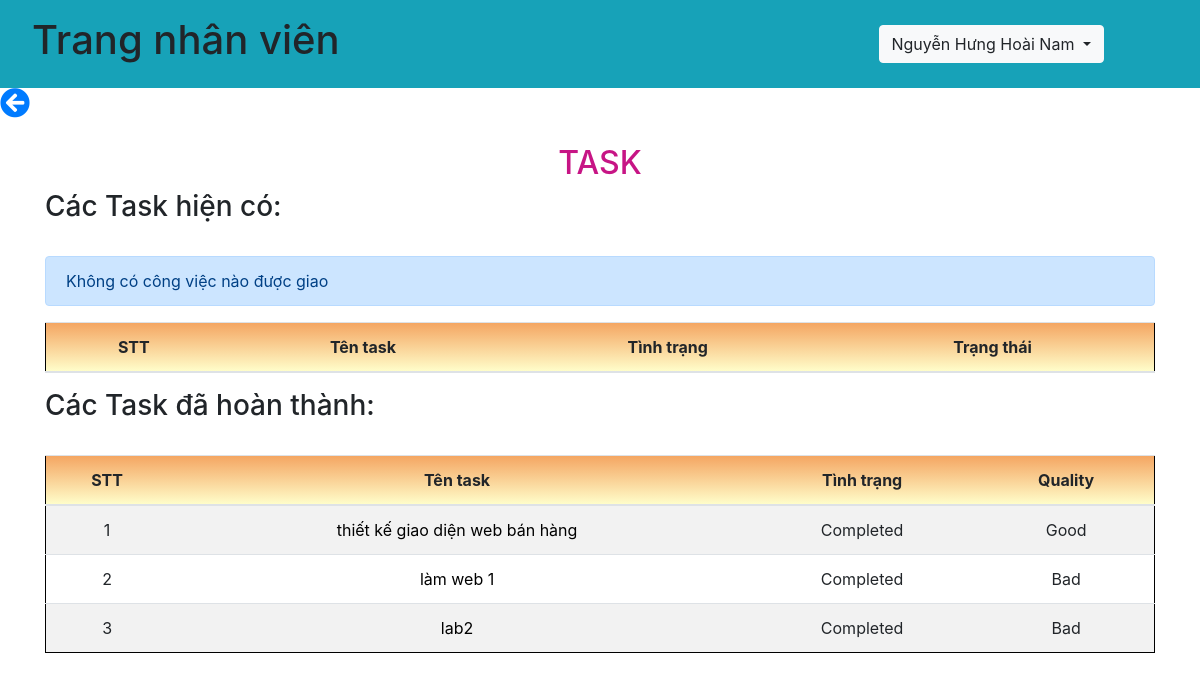
The page /api/taskNV.php (signed in) on the database its author committed.
### tables this page shows
CREATE TABLE `nhanvien` (
  `id` int(11) NOT NULL,
  `name` varchar(100) NOT NULL,
  `username` varchar(50) NOT NULL,
  `password` varchar(100) NOT NULL,
  `maPB` varchar(50) NOT NULL,
  `chucvu` varchar(100) NOT NULL,
  `image` varchar(50) NOT NULL,
  `tongngaynghi` int(11) NOT NULL,
  `duocnghi` int(11) NOT NULL,
  `status` int(11) NOT NULL,
  `cmnd` varchar(20) NOT NULL,
  `email` varchar(50) NOT NULL,
  `sdt` int(11) NOT NULL,
  `diachi` varchar(100) NOT NULL
);

CREATE TABLE `task` (
  `id` int(11) NOT NULL,
  `tenTask` varchar(100) NOT NULL,
  `descTask` varchar(100) NOT NULL,
  `nhanvien` varchar(100) NOT NULL,
  `maPB` varchar(50) NOT NULL,
  `deadline` date NOT NULL,
  `fileTask` varchar(100) NOT NULL,
  `status` varchar(100) NOT NULL,
  `quality` varchar(100) NOT NULL
);

### db.php (called while the page is built, shortened)
<?php
    function open_database(){
        $conn = mysqli_connect(host, username, password, db);
        return $conn;
    }
    function get_info_nhanvien($username){
        $conn = open_database();
        $sql = "SELECT * FROM nhanvien WHERE username = ?";
        $stmt = $conn->prepare($sql);
        $stmt->bind_param("s", $username);
        if(!$stmt->execute()){
            return array('code' => 1, 'message' =>'Cannot execute query');
        }
        $result = $stmt->get_result();
        $data = $result->fetch_assoc();
        return array('code' => 0, 'message' =>'', 'data' => $data);
    }
    function check_truong_phong($name, $maPB){
        $conn = open_database();
        $chucvu = "trưởng phòng";
        $sql = "select * from nhanvien where name = ? and maPB = ? and chucvu = ?";
        $stmt = $conn->prepare($sql);
        $stmt->bind_param('sss', $name, $maPB, $chucvu);
        if(!$stmt->execute()){
            return array('code'=>1, 'message'=>'cannot execute command');
        }
        $result = $stmt->get_result();
        if($result->num_rows == 0){
            return false;
        }
        return true;
    }
    function get_task_by_nhan_vien($name, $maPB){
        $conn = open_database();
        $sql = "select * from task where nhanvien = ? and maPB = ? and status !='Completed'";
        $stmt = $conn->prepare($sql);
        $stmt->bind_param('ss', $name, $maPB);
        if(!$stmt->execute()){
            return array('code'=>1, 'message'=>'cannot execute message');
        }
        $result = $stmt->get_result();
        if($result->num_rows == 0){
            return array('code'=>2, 'message'=>'Không có công việc nào được giao');
        }
        return array('code'=>0, 'message'=>'', 'data'=>$data);
    }
    function get_task_completed_by_nhanvien($name, $maPB, $status){
        $conn = open_database();
        $sql = "select * from task where nhanvien = ? and maPB = ? and status = ?";
        $stmt = $conn->prepare($sql);
        $stmt->bind_param('sss', $name, $maPB, $status);
        if(!$stmt->execute()){
            return array('code'=>1, 'message'=>'cannot execute message');
        }
        $result = $stmt->get_result();
        while ($row = $result->fetch_assoc()){
            $data[] = $row;
        }
        return array('code'=>0, 'message'=>'', 'data'=>$data);
    }
?>

### api/taskNV.php (the view, shortened to what this page needs)
<?php
    require_once('../db.php');
    $username = $_SESSION["username"];
    $result = get_info_nhanvien($username);
    if($result['code'] == 0){
        $data = $result['data'];
    }
?>
<!DOCTYPE html>
<html lang="en">
<head>
    <link rel="stylesheet" href="https://maxcdn.bootstrapcdn.com/bootstrap/4.5.2/css/bootstrap.min.css">
    <link rel="stylesheet" href="https://use.fontawesome.com/releases/v5.15.4/css/all.css">
</head>
<body>
    <nav class="navbar navbar-expand-sm bg-info justify-content-between">
        <div class="nav-item">
            <h1 class="nav-link">Trang nhân viên</h1>
        </div>
        <div class="nav-item">
            <div class="dropdown">
                <button type="button" class="btn btn-light dropdown-toggle" data-toggle="dropdown">
                    <?= $data['name'] ?>
                </button>
            </div>
        </div>
    </nav>
    <?php
    if(check_truong_phong($data['name'], $data['maPB']) == false){
        $nameOfNv = $data['name'];
        $maPBOfNv = $data['maPB'];
        ?>
        <a style="text-decoreation: none;" href="../admin.php"><i class="fas fa-arrow-circle-left"></i></a>
        <div class="container">
            <br>
        <h2 style="color: #C71585; text-align: center;"> TASK </h2>
        <h3>Các Task hiện có: </h3>
        <br>
        <div class="table-responsive">
            <table class="table table-lg table-striped text-center">
                <thead>
                <tr style="background-image: linear-gradient(#F4A460,#FFFFCC);">
                    <th>STT</th>
                    <th>Tên task </th>
                    <th>Tình trạng</th>
                    <th>Trạng thái</th>
                </tr>
                </thead>
                <tbody>
                <?php
                    $stt = 1;
                    $resultList = get_task_by_nhan_vien($nameOfNv, $maPBOfNv);
                    if($resultList['code'] == 0){
                        $dataOfTask = $resultList['data'];
                        if(count($dataOfTask) > 0 && is_array($dataOfTask)){
                            foreach ($dataOfTask as $row1) {
                                ?>
                                <tr>
                                    <td><?=$stt?></td>
                                    <td><a style="text-decoration: none; color: black;" href="../chiTietTask.php?tenTask=<?=$row1['tenTask']?>"><?=$row1['tenTask']?></a></td>
                                    <td><?=$row1['status']?></td>
                                    <td>
                                        <?php
                                            if($row1['status'] == "New"){
                                                ?>
                                                    <form method="post">
                                                        <input type="hidden" name="nameTask" value="<?=$row1['tenTask']?>">
                                                        <input class="btn btn-primary" name="startDo" type="submit" value="Start">
                                                    </form>
                                                <?php
                                            }else{
                                                ?>
                                                    <p>No Thing To Do</p>
                                                <?php
                                            }
                                        ?>
                                    </td>
                                </tr>
                                <?php
                                $stt += 1;
                            }
                        }
                    }else{
                        ?>
                            <div class="alert alert-primary"><?php echo $resultList['message']?></div>
                        <?php
                    }
                ?>
                </tbody>
            </table>
        </div>
        <h3>Các Task đã hoàn thành: </h3>
        <br>
        <div class="table-responsive">
            <table class="table table-lg table-striped text-center">
                <thead>
                <tr style="background-image: linear-gradient(#F4A460,#FFFFCC);">
                    <th>STT</th>
                    <th>Tên task </th>
                    <th>Tình trạng</th>
                    <th>Quality</th>
                </tr>
                </thead>
                <tbody>
                <?php
                    $stt = 1;
                    $resultList = get_task_completed_by_nhanvien($data['name'], $data['maPB'], "Completed");
                    if($resultList['code'] == 0){
                        $dataOfTask = $resultList['data'];
                        foreach ($dataOfTask as $row1) {
                            ?>
                            <tr>
                                <td><?=$stt?></td>
                                <td><a style="text-decoration: none; color: black;" href="../chiTietTask.php?tenTask=<?=$row1['tenTask']?>"><?=$row1['tenTask']?></a></td>
                                <td><?=$row1['status']?></td>
                                <td><?=$row1['quality']?></td>
                            </tr>
                            <?php
                            $stt += 1;
                        }
                    }else{
                        ?>
                            <div class="alert alert-primary"><?php echo $resultList['message']?></div>
                        <?php
                    }
                ?>
                </tbody>
            </table>
        </div>
        <?php
    }
    ?>
    </div>
</body>
</html>

### api/taskNV.php (style rules this page uses)
.nav-item .dropdown { margin-right: 80px; }
a i { font-size: 30px; }
.table { border: 1px solid black; }

### rows shown on the page
nhanvien: name "Nguyễn Hưng Hoài Nam"
task: tenTask "thiết kế giao diện web bán hàng", status "Completed", quality "Good"
task: tenTask "làm web 1", status "Completed", quality "Bad"
task: tenTask "lab2", status "Completed", quality "Bad"

### other values the page prints
$resultList['message'] "Không có công việc nào được giao"
